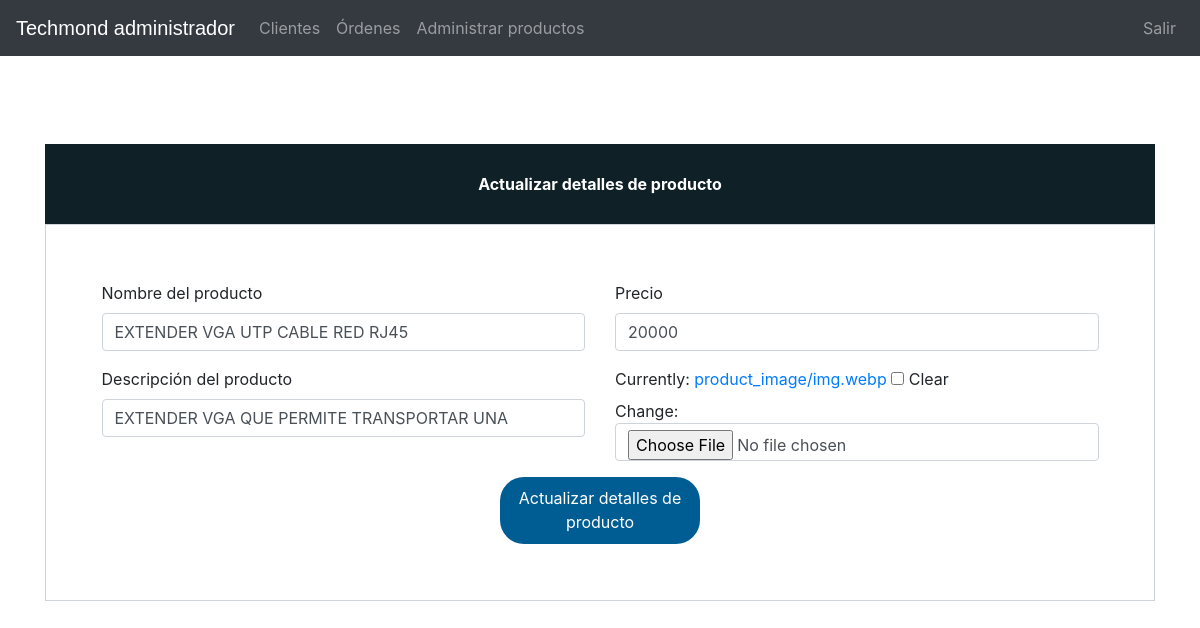
/update-product/5 (signed in), run on the app's committed database.
### ecom/models.py (models this page shows, shortened)
class Product(models.Model):
    name=models.CharField(max_length=40)
    product_image= models.ImageField(upload_to='product_image/',null=True,blank=True)
    price = models.PositiveIntegerField()
    description=models.CharField(max_length=40)
    sales_count = models.IntegerField(default=0)

### ecom/views.py (the view)
# urls.py: path('update-product/<int:pk>', views.update_product_view,name='update-product'),
@login_required(login_url='adminlogin')
def update_product_view(request,pk):
    product=models.Product.objects.get(id=pk)
    productForm=forms.ProductForm(instance=product)
    if request.method=='POST':
        productForm=forms.ProductForm(request.POST,request.FILES,instance=product)
        if productForm.is_valid():
            productForm.save()
            return redirect('admin-products')
    return render(request,'ecom/admin_update_product.html',{'productForm':productForm})

### ecom/forms.py
class ProductForm(forms.ModelForm):
    class Meta:
        model=models.Product
        fields=['name','price','description','product_image']

### templates/ecom/admin_update_product.html (shortened to what this page needs)
{% extends 'ecom/admin_base.html' %} {% load widget_tweaks %} {% block content %}
<head>
    <link href="//maxcdn.bootstrapcdn.com/bootstrap/4.1.1/css/bootstrap.min.css" rel="stylesheet" id="bootstrap-css">
</head>
<br><br><br><br><br><br>
<form method="post" enctype="multipart/form-data">
    <div class="container register-form">
        <div class="form">
            <div class="note">
                <p>Actualizar detalles de producto</p>
            </div>
            <div class="form-content">
                <div class="row">
                    <div class="col-md-6">
                        <div class="form-group">
                            <label for="">Nombre del producto</label> {% render_field productForm.name class="form-control" placeholder="Product Name" %}
                        </div>
                        <div class="form-group">
                            <label for="">Descripción del producto</label> {% render_field productForm.description class="form-control" placeholder="Description" %}
                        </div>
                    </div>
                    <div class="col-md-6">
                        <div class="form-group">
                            <label for="">Precio</label> {% render_field productForm.price class="form-control" placeholder="Price" %}
                        </div>
                        <div class="form-group">
                            {% render_field productForm.product_image class="form-control" placeholder="product_image" %}
                        </div>
                    </div>
                </div>
                <div>
                    <center><button type="submit" class="btnSubmit">Actualizar detalles de producto</button></center>
                </div>
            </div>
        </div>
    </div>
</form>
{% endblock content %}

### templates/ecom/admin_base.html (style rules this page uses)
p { text-align: center; }

### templates/ecom/admin_update_product.html (style rules this page uses)
a:link { text-decoration: none; }
.note { text-align: center; height: 80px; background: #0F2027; color: #fff; font-weight: bold; line-height: 80px; }
.form-content { padding: 5%; border: 1px solid #ced4da; margin-bottom: 2%; }
.form-control { border-radius: 1.5rem; }
.btnSubmit { border: none; border-radius: 1.5rem; padding: 1%; width: 20%; cursor: pointer; background: #005d94; color: #fff; }

### data on the page
Product: name "EXTENDER VGA UTP CABLE RED RJ45", description "EXTENDER VGA QUE PERMITE TRANSPORTAR UNA", price "20000"
